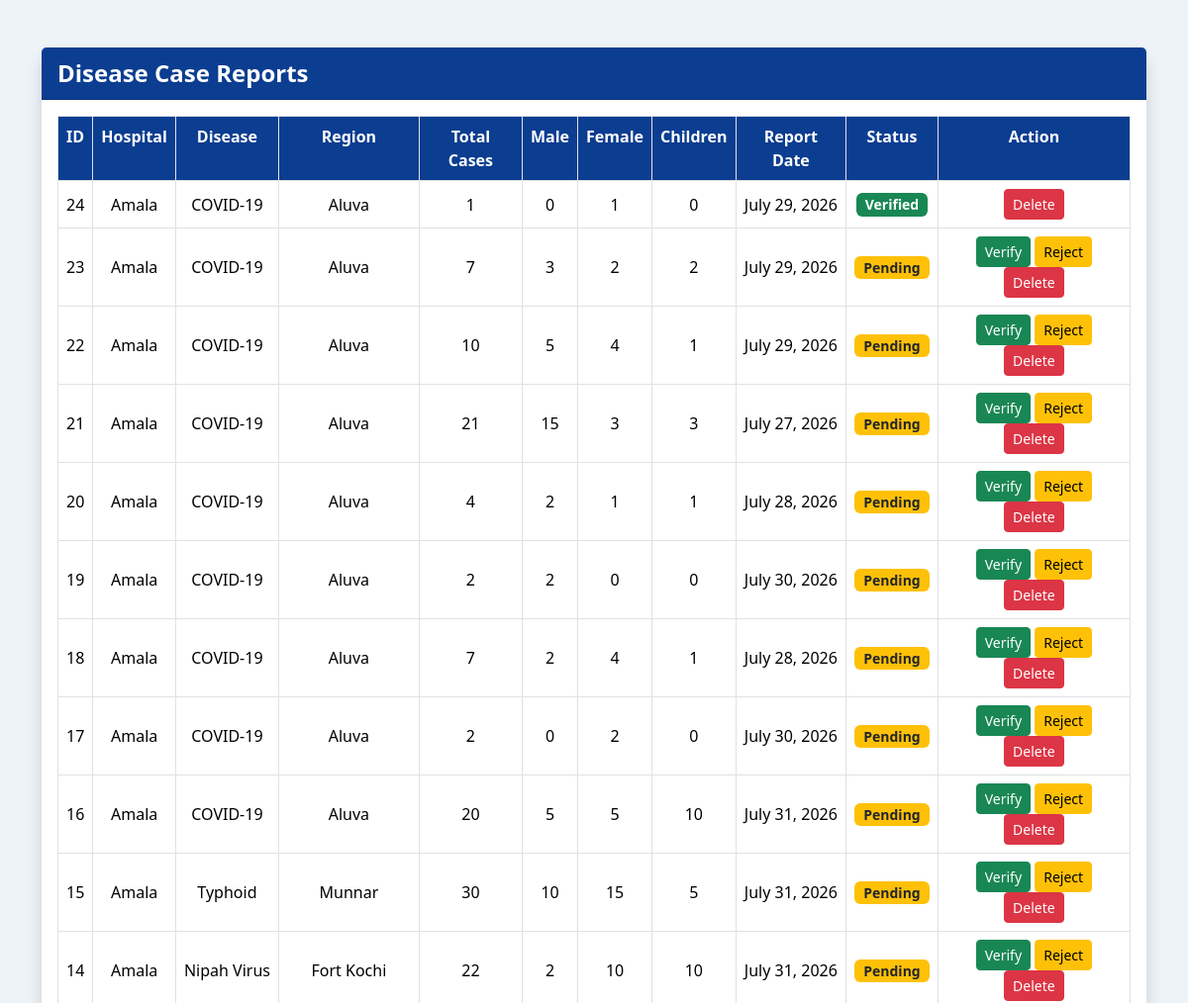
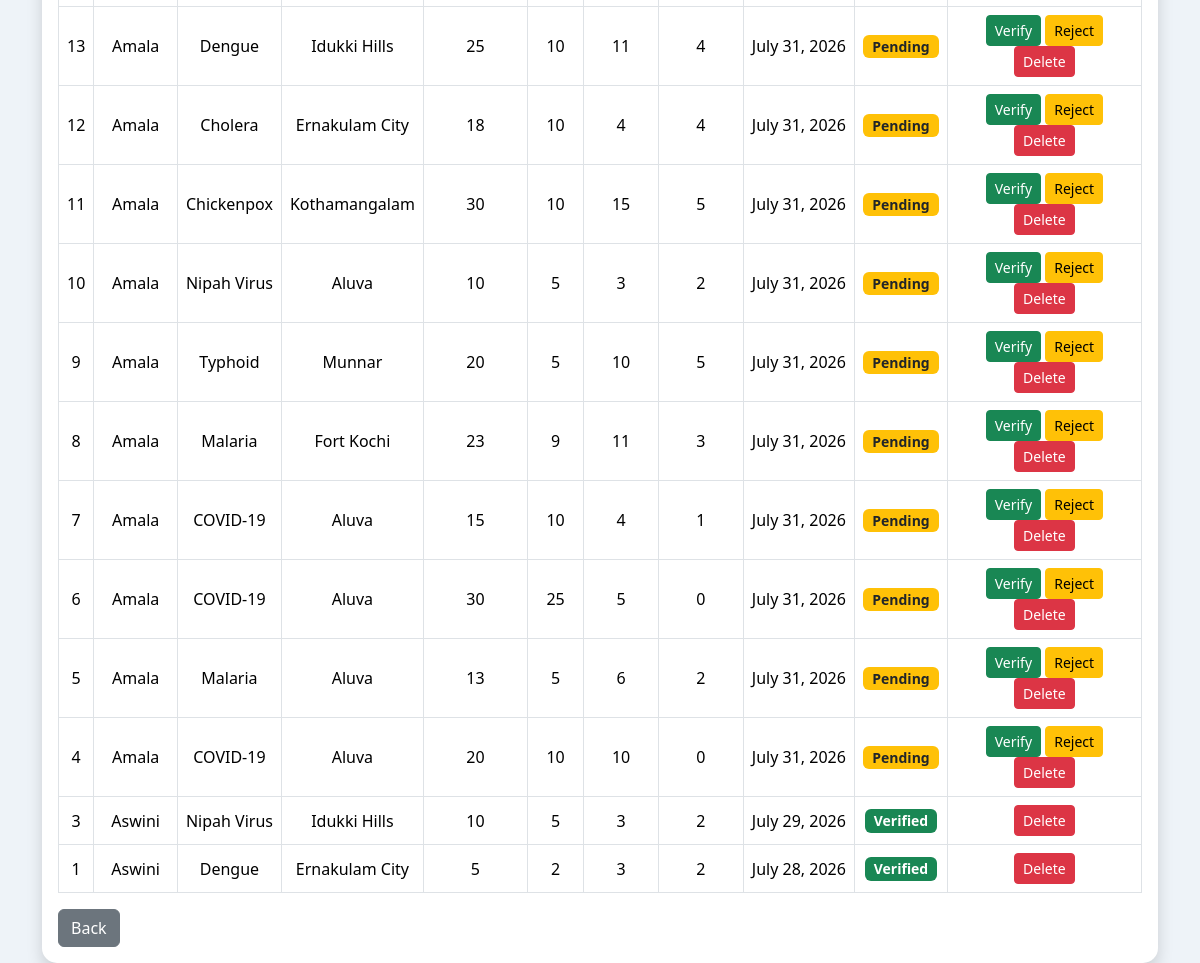
The page /admin_disease_reports/ on the database its author committed (2 pictures, top to bottom).
### HelathApp/models.py (models this page shows, shortened)
class DiseaseCaseReport(models.Model):
    STATUS = [
        ("Pending", "Pending"),
        ("Verified", "Verified"),
    ]
    hospital = models.ForeignKey(
        Hospital,
        on_delete=models.CASCADE
    )
    disease = models.ForeignKey(
        Disease,
        on_delete=models.CASCADE
    )
    region = models.ForeignKey(
        Region,
        on_delete=models.CASCADE
    )
    case_count = models.PositiveIntegerField()
    male_cases = models.PositiveIntegerField(default=0)
    female_cases = models.PositiveIntegerField(default=0)
    children_cases = models.PositiveIntegerField(default=0)
    report_date = models.DateField()
    remarks = models.TextField(blank=True)
    status = models.CharField(
        max_length=20,
        choices=STATUS,
        default="Pending"
    )
    created_at = models.DateTimeField(auto_now_add=True)

class Hospital(models.Model):
    STATUS_CHOICES = [
        ('Pending', 'Pending'),
        ('Approved', 'Approved'),
    ]
    HOSPITAL_TYPES = [
        ('Government', 'Government'),
        ('Private', 'Private'),
        ('Clinic', 'Clinic'),
        ('Medical College', 'Medical College'),
        ('Other', 'Other'),
    ]
    hospital_name = models.CharField(max_length=255)
    hospital_type = models.CharField(max_length=50, choices=HOSPITAL_TYPES)
    registration_no = models.CharField(max_length=100, unique=True)
    license_no = models.CharField(max_length=100, unique=True)
    email = models.EmailField(unique=True)
    phone = models.CharField(max_length=15)
    address = models.TextField()
    district = models.CharField(max_length=100)
    latitude = models.DecimalField(max_digits=9,decimal_places=6,null=True,blank=True)
    longitude = models.DecimalField(max_digits=9,decimal_places=6,null=True,blank=True)
    total_beds = models.CharField(max_length=10, null=True, blank=True)
    icu_beds = models.CharField(max_length=10, null=True, blank=True)
    ambulance = models.BooleanField(default=False)
    admin_name = models.CharField(max_length=150)
    admin_phone = models.CharField(max_length=15)
    username = models.CharField(max_length=100, unique=True)
    password = models.CharField(max_length=128)
    status = models.CharField(
        max_length=10,
        choices=STATUS_CHOICES,
        default='Pending'
    )
    created_at = models.DateTimeField(auto_now_add=True)
    updated_at = models.DateTimeField(auto_now=True)

class Disease(models.Model):
    SEVERITY = [
        ('Low','Low'),
        ('Medium','Medium'),
        ('High','High'),
    ]
    disease_name = models.CharField(max_length=100)
    disease_type = models.CharField(max_length=100)
    severity_level = models.CharField(
        max_length=20,
        choices=SEVERITY
    )
    description = models.TextField(blank=True)
    precautions = models.TextField(blank=True)

class Region(models.Model):
    REGION_TYPES = [
        ('Urban', 'Urban'),
        ('Rural', 'Rural'),
        ('Tribal', 'Tribal'),
    ]
    region_name = models.CharField(max_length=100)
    region_type = models.CharField(
        max_length=20,
        choices=REGION_TYPES
    )
    latitude = models.DecimalField(
        max_digits=9,
        decimal_places=6
    )
    longitude = models.DecimalField(
        max_digits=9,
        decimal_places=6
    )

### HelathApp/views.py (the view)
# urls.py: path("admin_disease_reports/",views.admin_disease_reports,name="admin_disease_reports"),
def admin_disease_reports(request):
    reports = DiseaseCaseReport.objects.all().order_by("-id")
    return render(
        request,
        "admin_disease_reports.html",
        {
            "reports":reports
        }
    )

### HelathApp/templates/admin_disease_reports.html (shortened to what this page needs)
<!DOCTYPE html>
<html>
<head>
<link href="https://cdn.jsdelivr.net/npm/bootstrap@5.3.3/dist/css/bootstrap.min.css" rel="stylesheet">
</head>
<body>
<div class="container mt-5">
<div class="card shadow">
<div class="card-header">
Disease Case Reports
</div>
<div class="card-body">
<div class="table-responsive">
<table class="table table-bordered table-hover">
<tr>
<th>ID</th>
<th>Hospital</th>
<th>Disease</th>
<th>Region</th>
<th>Total Cases</th>
<th>Male</th>
<th>Female</th>
<th>Children</th>
<th>Report Date</th>
<th>Status</th>
<th>Action</th>
</tr>
{% for report in reports %}
<tr>
<td>{{ report.id }}</td>
<td>{{ report.hospital.hospital_name }}</td>
<td>{{ report.disease.disease_name }}</td>
<td>{{ report.region.region_name }}</td>
<td>{{ report.case_count }}</td>
<td>{{ report.male_cases }}</td>
<td>{{ report.female_cases }}</td>
<td>{{ report.children_cases }}</td>
<td>{{ report.report_date }}</td>
<td>
{% if report.status == "Verified" %}
<span class="badge bg-success">
Verified
</span>
{% elif report.status == "Rejected" %}
<span class="badge bg-danger">
Rejected
</span>
{% else %}
<span class="badge bg-warning text-dark">
Pending
</span>
{% endif %}
</td>
<td>
{% if report.status == "Pending" %}
<a href="{% url 'verify_report' report.id %}"
class="btn btn-success btn-sm">
Verify
</a>
<a href="{% url 'reject_report' report.id %}"
class="btn btn-warning btn-sm">
Reject
</a>
{% endif %}
<a href="{% url 'delete_report_admin' report.id %}"
class="btn btn-danger btn-sm"
onclick="return confirm('Delete this report?')">
Delete
</a>
</td>
</tr>
{% empty %}
<tr>
<td colspan="11">
No Reports Found
</td>
</tr>
{% endfor %}
</table>
</div>
<a href="{% url 'adminhome' %}"
class="btn btn-secondary">
Back
</a>
</div>
</div>
</div>
</body>
</html>

### HelathApp/templates/admin_disease_reports.html (style rules this page uses)
body { background:#eef3f8; }
.card { border:none; border-radius:15px; }
.card-header { background:#0B3D91; color:white; font-size:24px; font-weight:bold; }
.table th { background:#0B3D91; color:white; text-align:center; }
.table td { text-align:center; vertical-align:middle; }
.badge { font-size:14px; }

### rows shown on the page
DiseaseCaseReport: id "24", hospital.hospital_name "Amala", disease.disease_name "COVID-19", region.region_name "Aluva", case_count "1", male_cases "0", female_cases "1", children_cases "0", report_date "July 29, 2026", status "Verified"
DiseaseCaseReport: id "23", hospital.hospital_name "Amala", disease.disease_name "COVID-19", region.region_name "Aluva", case_count "7", male_cases "3", female_cases "2", children_cases "2", report_date "July 29, 2026", status "Pending"
DiseaseCaseReport: id "22", hospital.hospital_name "Amala", disease.disease_name "COVID-19", region.region_name "Aluva", case_count "10", male_cases "5", female_cases "4", children_cases "1", report_date "July 29, 2026", status "Pending"
DiseaseCaseReport: id "21", hospital.hospital_name "Amala", disease.disease_name "COVID-19", region.region_name "Aluva", case_count "21", male_cases "15", female_cases "3", children_cases "3", report_date "July 27, 2026", status "Pending"
DiseaseCaseReport: id "20", hospital.hospital_name "Amala", disease.disease_name "COVID-19", region.region_name "Aluva", case_count "4", male_cases "2", female_cases "1", children_cases "1", report_date "July 28, 2026", status "Pending"
DiseaseCaseReport: id "19", hospital.hospital_name "Amala", disease.disease_name "COVID-19", region.region_name "Aluva", case_count "2", male_cases "2", female_cases "0", children_cases "0", report_date "July 30, 2026", status "Pending"
DiseaseCaseReport: id "18", hospital.hospital_name "Amala", disease.disease_name "COVID-19", region.region_name "Aluva", case_count "7", male_cases "2", female_cases "4", children_cases "1", report_date "July 28, 2026", status "Pending"
DiseaseCaseReport: id "17", hospital.hospital_name "Amala", disease.disease_name "COVID-19", region.region_name "Aluva", case_count "2", male_cases "0", female_cases "2", children_cases "0", report_date "July 30, 2026", status "Pending"
DiseaseCaseReport: id "16", hospital.hospital_name "Amala", disease.disease_name "COVID-19", region.region_name "Aluva", case_count "20", male_cases "5", female_cases "5", children_cases "10", report_date "July 31, 2026", status "Pending"
DiseaseCaseReport: id "15", hospital.hospital_name "Amala", disease.disease_name "Typhoid", region.region_name "Munnar", case_count "30", male_cases "10", female_cases "15", children_cases "5", report_date "July 31, 2026", status "Pending"
DiseaseCaseReport: id "14", hospital.hospital_name "Amala", disease.disease_name "Nipah Virus", region.region_name "Fort Kochi", case_count "22", male_cases "2", female_cases "10", children_cases "10", report_date "July 31, 2026", status "Pending"
DiseaseCaseReport: id "13", hospital.hospital_name "Amala", disease.disease_name "Dengue", region.region_name "Idukki Hills", case_count "25", male_cases "10", female_cases "11", children_cases "4", report_date "July 31, 2026", status "Pending"
DiseaseCaseReport: id "12", hospital.hospital_name "Amala", disease.disease_name "Cholera", region.region_name "Ernakulam City", case_count "18", male_cases "10", female_cases "4", children_cases "4", report_date "July 31, 2026", status "Pending"
DiseaseCaseReport: id "11", hospital.hospital_name "Amala", disease.disease_name "Chickenpox", region.region_name "Kothamangalam", case_count "30", male_cases "10", female_cases "15", children_cases "5", report_date "July 31, 2026", status "Pending"
DiseaseCaseReport: id "10", hospital.hospital_name "Amala", disease.disease_name "Nipah Virus", region.region_name "Aluva", case_count "10", male_cases "5", female_cases "3", children_cases "2", report_date "July 31, 2026", status "Pending"
DiseaseCaseReport: id "9", hospital.hospital_name "Amala", disease.disease_name "Typhoid", region.region_name "Munnar", case_count "20", male_cases "5", female_cases "10", children_cases "5", report_date "July 31, 2026", status "Pending"
DiseaseCaseReport: id "8", hospital.hospital_name "Amala", disease.disease_name "Malaria", region.region_name "Fort Kochi", case_count "23", male_cases "9", female_cases "11", children_cases "3", report_date "July 31, 2026", status "Pending"
DiseaseCaseReport: id "7", hospital.hospital_name "Amala", disease.disease_name "COVID-19", region.region_name "Aluva", case_count "15", male_cases "10", female_cases "4", children_cases "1", report_date "July 31, 2026", status "Pending"
DiseaseCaseReport: id "6", hospital.hospital_name "Amala", disease.disease_name "COVID-19", region.region_name "Aluva", case_count "30", male_cases "25", female_cases "5", children_cases "0", report_date "July 31, 2026", status "Pending"
DiseaseCaseReport: id "5", hospital.hospital_name "Amala", disease.disease_name "Malaria", region.region_name "Aluva", case_count "13", male_cases "5", female_cases "6", children_cases "2", report_date "July 31, 2026", status "Pending"
DiseaseCaseReport: id "4", hospital.hospital_name "Amala", disease.disease_name "COVID-19", region.region_name "Aluva", case_count "20", male_cases "10", female_cases "10", children_cases "0", report_date "July 31, 2026", status "Pending"
DiseaseCaseReport: id "3", hospital.hospital_name "Aswini", disease.disease_name "Nipah Virus", region.region_name "Idukki Hills", case_count "10", male_cases "5", female_cases "3", children_cases "2", report_date "July 29, 2026", status "Verified"
DiseaseCaseReport: id "1", hospital.hospital_name "Aswini", disease.disease_name "Dengue", region.region_name "Ernakulam City", case_count "5", male_cases "2", female_cases "3", children_cases "2", report_date "July 28, 2026", status "Verified"
